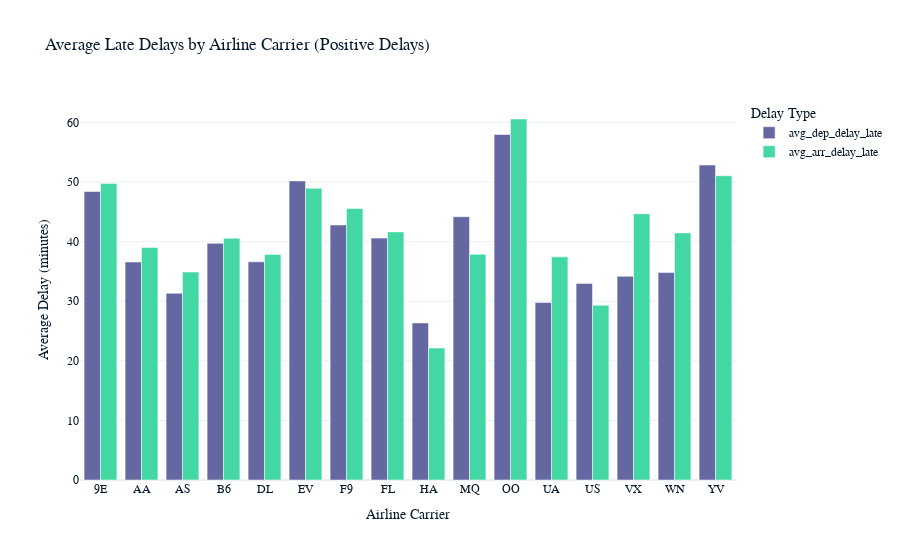
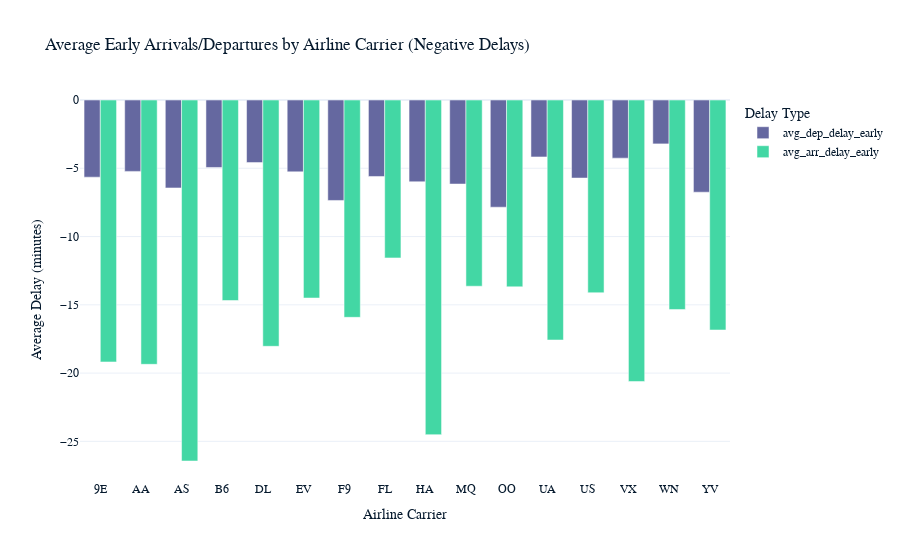

The cell these charts' notebook holds for them, in order:
### Code cell
import pandas as pd
import plotly.express as px

# Group by carrier and calculate average early/late delays
carrier_delay_stats = Filled_flight_data.groupby('carrier').agg(
    avg_dep_delay_late=('dep_delay', lambda x: x[x > 0].mean()),
    avg_dep_delay_early=('dep_delay', lambda x: x[x < 0].mean()),
    avg_arr_delay_late=('arr_delay', lambda x: x[x > 0].mean()),
    avg_arr_delay_early=('arr_delay', lambda x: x[x < 0].mean())
).reset_index()

# --- Plot 1: Late Delays ---
late_delays = carrier_delay_stats[['carrier', 'avg_dep_delay_late', 'avg_arr_delay_late']]
late_delays_melted = late_delays.melt(id_vars='carrier',
                                      var_name='Delay Type',
                                      value_name='Average Delay (minutes)')

fig_late = px.bar(late_delays_melted,
                  x='carrier',
                  y='Average Delay (minutes)',
                  color='Delay Type',
                  barmode='group',
                  title='Average Late Delays by Airline Carrier (Positive Delays)',
                  labels={'carrier': 'Airline Carrier'})
fig_late.show()

# --- Plot 2: Early Delays ---
early_delays = carrier_delay_stats[['carrier', 'avg_dep_delay_early', 'avg_arr_delay_early']]
early_delays_melted = early_delays.melt(id_vars='carrier',
                                        var_name='Delay Type',
                                        value_name='Average Delay (minutes)')

fig_early = px.bar(early_delays_melted,
                   x='carrier',
                   y='Average Delay (minutes)',
                   color='Delay Type',
                   barmode='group',
                   title='Average Early Arrivals/Departures by Airline Carrier (Negative Delays)',
                   labels={'carrier': 'Airline Carrier'})
fig_early.show()

### Figure 1 — Plotly figure (JSON) as saved in the notebook; plotly's stock layout.template omitted (floating-point values rounded to 4 significant figures)
{"data": [{"alignmentgroup": "True", "hovertemplate": "Delay Type=avg_dep_delay_late<br>Airline Carrier=%{x}<br>Average Delay (minutes)=%{y}<extra></extra>", "legendgroup": "avg_dep_delay_late", "marker": {"color": "#6568a0", "pattern": {"shape": ""}}, "name": "avg_dep_delay_late", "offsetgroup": "avg_dep_delay_late", "orientation": "v", "showlegend": true, "textposition": "auto", "x": ["9E", "AA", "AS", "B6", "DL", "EV", "F9", "FL", "HA", "MQ", "OO", "UA", "US", "VX", "WN", "YV"], "xaxis": "x", "y": [48.43, 36.6, 31.34, 39.73, 36.63, 50.21, 42.8, 40.6, 26.37, 44.2, 58, 29.8, 33.01, 34.2, 34.81, 52.87], "yaxis": "y", "type": "bar"}, {"alignmentgroup": "True", "hovertemplate": "Delay Type=avg_arr_delay_late<br>Airline Carrier=%{x}<br>Average Delay (minutes)=%{y}<extra></extra>", "legendgroup": "avg_arr_delay_late", "marker": {"color": "#43d7a4", "pattern": {"shape": ""}}, "name": "avg_arr_delay_late", "offsetgroup": "avg_arr_delay_late", "orientation": "v", "showlegend": true, "textposition": "auto", "x": ["9E", "AA", "AS", "B6", "DL", "EV", "F9", "FL", "HA", "MQ", "OO", "UA", "US", "VX", "WN", "YV"], "xaxis": "x", "y": [49.78, 39.02, 34.91, 40.58, 37.87, 48.97, 45.57, 41.65, 22.15, 37.89, 60.6, 37.46, 29.32, 44.7, 41.47, 51.08], "yaxis": "y", "type": "bar"}], "layout": {"xaxis": {"anchor": "y", "domain": [0, 1], "title": {"text": "Airline Carrier"}}, "yaxis": {"anchor": "x", "domain": [0, 1], "title": {"text": "Average Delay (minutes)"}}, "legend": {"title": {"text": "Delay Type"}, "tracegroupgap": 0}, "title": {"text": "Average Late Delays by Airline Carrier (Positive Delays)"}, "barmode": "group"}}

### Figure 2 — Plotly figure (JSON) as saved in the notebook; plotly's stock layout.template omitted (floating-point values rounded to 4 significant figures)
{"data": [{"alignmentgroup": "True", "hovertemplate": "Delay Type=avg_dep_delay_early<br>Airline Carrier=%{x}<br>Average Delay (minutes)=%{y}<extra></extra>", "legendgroup": "avg_dep_delay_early", "marker": {"color": "#6568a0", "pattern": {"shape": ""}}, "name": "avg_dep_delay_early", "offsetgroup": "avg_dep_delay_early", "orientation": "v", "showlegend": true, "textposition": "auto", "x": ["9E", "AA", "AS", "B6", "DL", "EV", "F9", "FL", "HA", "MQ", "OO", "UA", "US", "VX", "WN", "YV"], "xaxis": "x", "y": [-5.65, -5.228, -6.441, -4.94, -4.586, -5.263, -7.356, -5.6, -5.988, -6.155, -7.85, -4.17, -5.716, -4.258, -3.215, -6.752], "yaxis": "y", "type": "bar"}, {"alignmentgroup": "True", "hovertemplate": "Delay Type=avg_arr_delay_early<br>Airline Carrier=%{x}<br>Average Delay (minutes)=%{y}<extra></extra>", "legendgroup": "avg_arr_delay_early", "marker": {"color": "#43d7a4", "pattern": {"shape": ""}}, "name": "avg_arr_delay_early", "offsetgroup": "avg_arr_delay_early", "orientation": "v", "showlegend": true, "textposition": "auto", "x": ["9E", "AA", "AS", "B6", "DL", "EV", "F9", "FL", "HA", "MQ", "OO", "UA", "US", "VX", "WN", "YV"], "xaxis": "x", "y": [-19.18, -19.36, -26.44, -14.68, -18.04, -14.5, -15.92, -11.57, -24.51, -13.64, -13.68, -17.58, -14.11, -20.61, -15.34, -16.84], "yaxis": "y", "type": "bar"}], "layout": {"xaxis": {"anchor": "y", "domain": [0, 1], "title": {"text": "Airline Carrier"}}, "yaxis": {"anchor": "x", "domain": [0, 1], "title": {"text": "Average Delay (minutes)"}}, "legend": {"title": {"text": "Delay Type"}, "tracegroupgap": 0}, "title": {"text": "Average Early Arrivals/Departures by Airline Carrier (Negative Delays)"}, "barmode": "group"}}
